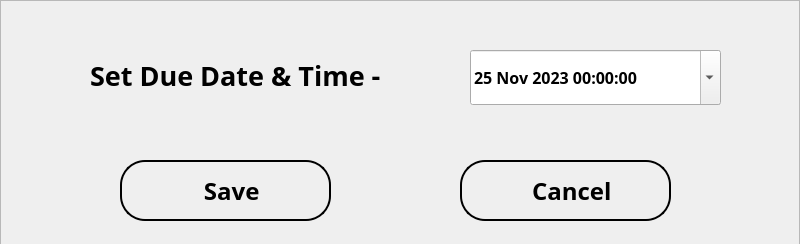
<?xml version="1.0" encoding="UTF-8"?>
<ui version="4.0">
 <class>MainWindow</class>
 <widget class="QDialog" name="MainWindow">
  <property name="geometry">
   <rect>
    <x>0</x>
    <y>0</y>
    <width>800</width>
    <height>244</height>
   </rect>
  </property>
  <property name="windowTitle">
   <string>Settings - Task Buddy</string>
  </property>
  <widget class="QWidget" name="centralwidget" native="true">
   <property name="geometry">
    <rect>
     <x>0</x>
     <y>0</y>
     <width>800</width>
     <height>466</height>
    </rect>
   </property>
   <widget class="QWidget" name="widget" native="true">
    <property name="geometry">
     <rect>
      <x>0</x>
      <y>0</y>
      <width>800</width>
      <height>466</height>
     </rect>
    </property>
    <widget class="QFrame" name="frame">
     <property name="geometry">
      <rect>
       <x>0</x>
       <y>0</y>
       <width>800</width>
       <height>466</height>
      </rect>
     </property>
     <property name="frameShape">
      <enum>QFrame::StyledPanel</enum>
     </property>
     <property name="frameShadow">
      <enum>QFrame::Raised</enum>
     </property>
     <widget class="QLabel" name="bg">
      <property name="geometry">
       <rect>
        <x>0</x>
        <y>0</y>
        <width>800</width>
        <height>466</height>
       </rect>
      </property>
      <property name="text">
       <string/>
      </property>
      <property name="pixmap">
       <pixmap>../resources/bg.jpg</pixmap>
      </property>
      <property name="scaledContents">
       <bool>true</bool>
      </property>
     </widget>
     <widget class="QPushButton" name="save">
      <property name="geometry">
       <rect>
        <x>120</x>
        <y>160</y>
        <width>211</width>
        <height>61</height>
       </rect>
      </property>
      <property name="font">
       <font>
        <family>Trebuchet MS</family>
        <pointsize>18</pointsize>
        <weight>75</weight>
        <bold>true</bold>
       </font>
      </property>
      <property name="styleSheet">
       <string notr="true">QPushButton {
    background-color: transparent;
    border: 2px solid black;
    border-radius: 25px;
}

QPushButton:hover {
    background-color: rgba(0, 0, 255, 50);
    border: 2px solid #000080;
    transition: background-color 0.3s, border 0.3s;
}</string>
      </property>
      <property name="text">
       <string>  Save</string>
      </property>
      <property name="icon">
       <iconset>
        <normaloff>../resources/save.png</normaloff>../resources/save.png</iconset>
      </property>
      <property name="iconSize">
       <size>
        <width>30</width>
        <height>30</height>
       </size>
      </property>
     </widget>
     <widget class="QPushButton" name="cancel">
      <property name="geometry">
       <rect>
        <x>460</x>
        <y>160</y>
        <width>211</width>
        <height>61</height>
       </rect>
      </property>
      <property name="font">
       <font>
        <family>Trebuchet MS</family>
        <pointsize>18</pointsize>
        <weight>75</weight>
        <bold>true</bold>
       </font>
      </property>
      <property name="styleSheet">
       <string notr="true">QPushButton {
    background-color: transparent;
    border: 2px solid black;
    border-radius: 25px;
}

QPushButton:hover {
    background-color: rgba(0, 0, 255, 50);
    border: 2px solid #000080;
    transition: background-color 0.3s, border 0.3s;
}</string>
      </property>
      <property name="text">
       <string>  Cancel</string>
      </property>
      <property name="icon">
       <iconset>
        <normaloff>../resources/cancel.png</normaloff>../resources/cancel.png</iconset>
      </property>
      <property name="iconSize">
       <size>
        <width>30</width>
        <height>30</height>
       </size>
      </property>
     </widget>
     <widget class="QLabel" name="setdatetime">
      <property name="geometry">
       <rect>
        <x>90</x>
        <y>35</y>
        <width>351</width>
        <height>81</height>
       </rect>
      </property>
      <property name="font">
       <font>
        <family>Trebuchet MS</family>
        <pointsize>20</pointsize>
        <weight>75</weight>
        <bold>true</bold>
       </font>
      </property>
      <property name="text">
       <string>Set Due Date &amp; Time -</string>
      </property>
     </widget>
     <widget class="QDateTimeEdit" name="setdate">
      <property name="geometry">
       <rect>
        <x>470</x>
        <y>50</y>
        <width>251</width>
        <height>55</height>
       </rect>
      </property>
      <property name="font">
       <font>
        <family>Trebuchet MS</family>
        <pointsize>12</pointsize>
        <weight>75</weight>
        <bold>true</bold>
       </font>
      </property>
      <property name="dateTime">
       <datetime>
        <hour>0</hour>
        <minute>0</minute>
        <second>0</second>
        <year>2023</year>
        <month>11</month>
        <day>25</day>
       </datetime>
      </property>
      <property name="maximumDateTime">
       <datetime>
        <hour>23</hour>
        <minute>59</minute>
        <second>59</second>
        <year>3000</year>
        <month>12</month>
        <day>31</day>
       </datetime>
      </property>
      <property name="minimumDateTime">
       <datetime>
        <hour>0</hour>
        <minute>0</minute>
        <second>0</second>
        <year>2023</year>
        <month>11</month>
        <day>25</day>
       </datetime>
      </property>
      <property name="calendarPopup">
       <bool>true</bool>
      </property>
     </widget>
    </widget>
   </widget>
  </widget>
 </widget>
 <resources/>
 <connections/>
</ui>
